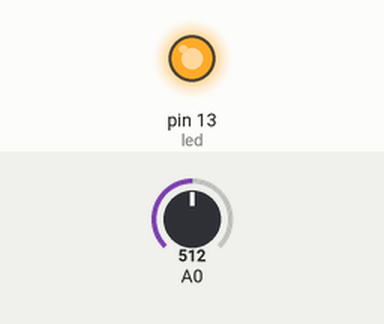
Bench run of a sketch on a simulated Arduino Uno, built with avr-gcc and run on an emulated ATmega328P. Parts: output pins drawn as LEDs (lit = HIGH). The test bench sets the inputs (shaded band); at power-on: A0 = 512.

Above: at 1.2 s.
1.3 s: A0 set to 492
At 2.5 s:
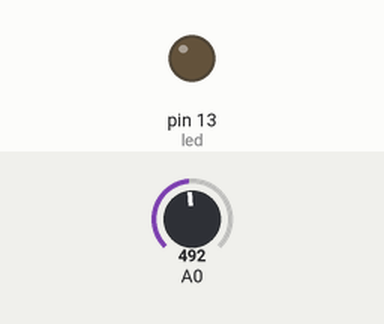
2.8 s: A0 set to 510
At 3.6 s:
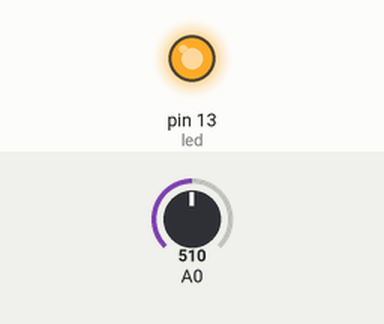
4.3 s: A0 set to 490
At 4.8 s:
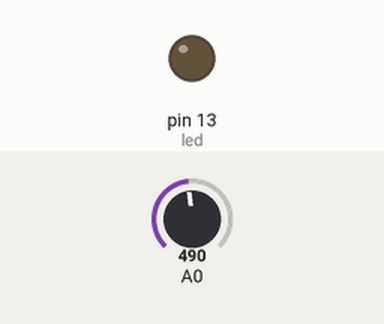
Timing chart, 0 to 7.3 s (numbered marks = the images above; inputs shaded):
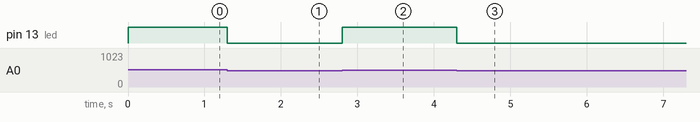

Measured:
- the behaviour switches between 500 and 499 on A0 (found by bisection; images 0 and 1)
- after the input at 1.3 s, pin 13 (led): HIGH → LOW at once
- after the input at 2.8 s, pin 13 (led): LOW → HIGH at once
- after the input at 4.3 s, pin 13 (led): HIGH → LOW at once

The sketch:

_10-Ses-ile-Arduino-Kontrolu.ino
```cpp
int led = 13; //Led'in bagli oldugu pin
int esik_degeri = 500; // Ses icin bizim sectigimiz esik degeri
int deger; // Okunan verinin aktarılacagi degisken

void setup()
{
Serial.begin(9600); //Seri iletim basliyor.
pinMode(led, OUTPUT);
}

void loop()
{
    deger = analogRead(A0); // Analog-0'dan gelen veriyi oku ve deger'e aktar.
    if(deger >= esik_degeri)
    {
      //deger disaridan gelen ses sinyali kart degerinden buyukse
      digitalWrite(led, HIGH);//Led'i yak
    }
    else
    {
      digitalWrite(led,LOW); //degilse ledi sondur.
    }
}
```
